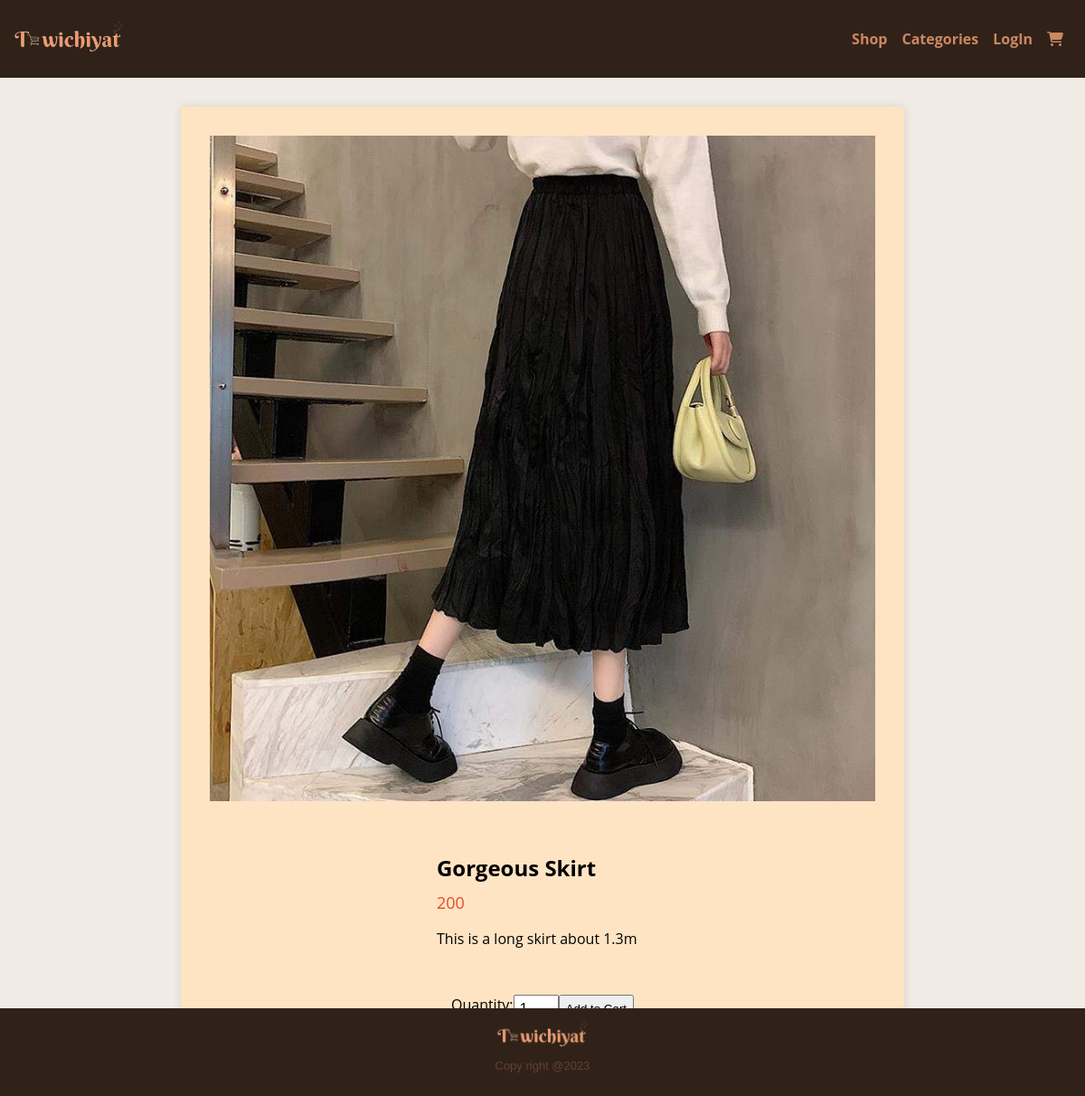
/Store/products/23/, run on the app's committed database.
### vendor_dashboard/models.py (models this page shows, shortened)
class Product(models.Model):
    name = models.CharField(max_length=25,default='Anonymous Product')
    type_p = models.CharField(max_length=25)
    price = models.IntegerField()
    size = models.CharField(max_length=4)
    color = models.CharField(max_length=25)
    description = models.TextField(max_length=400)
    image = models.ImageField(default='default.png', blank=True)
    date = models.DateTimeField(default=datetime.datetime.now, editable=False)
    quantity = models.IntegerField(default=1)
    author = models.ForeignKey(User , null=True, on_delete=models.CASCADE)
    status = models.CharField(max_length=14 , default="Available")

### Store/views.py (the view)
# urls.py: path('products/<int:product_id>/',views.product_details,name='product_detail'),
def product_details(request,product_id):
    product_item = get_object_or_404(Product, id=product_id)
    return render(request,'Store/productDetail.html',{'product':product_item})

### Store/context_processors.py (called while the page is built)
def collectionslist(request):
    return {'collectionslist':Collection.objects.filter()}

### Store/models.py (called while the page is built)
    def __str__(self):
        return self.name

### userP/context_processors.py (called while the page is built)
def profiles(request):
    return {'profiles':Profile.objects.all()}

### Store/templates/Store/productDetail.html (shortened to what this page needs)
{% extends 'base_layout.html' %}
{%load static %}
{% block content %}
<div class="container-details-product">
    <div class="product-image">
        <img src="{{ product.image.url }}"alt="Clothing Product">
    </div>
    <div class="product-details">
        <div class="product-title">{{ product.name}}</div>
        <div class="product-price">{{ product.price }}</div>
        <div class="product-description">
            <p>{{ product.description }}</p>
        </div>
        <form class="quantity-section">
            <label for="quantity" class="quantity-label">Quantity:</label>
        </form>
    </div>
</div>
{% endblock  %}

### assets/styles.css (style rules this page uses)
html,body { margin: 0; padding: 0; width: 100%; height: 100%; background-color: #f0ebe4; font-family: 'Open Sans', sans-serif; }
*,*::after,*::before { box-sizing: border-box; user-select: none; }
body { position: relative; overflow: auto; display: flex; flex-direction: column; -ms-overflow-style: none; scrollbar-width: none; }
.container-details-product { display: flex; max-width: 800px; margin: 2em auto; background-color:#FFE4C4; padding: 2em; box-shadow: 0 0 10px rgba(0, 0, 0, 0.1); flex-direction: column; align-items: center; justify-content: center; }
.product-image { text-align: center; }
.product-image img { max-width: 100%; height: auto; }
.product-details { margin-top: 20px; padding: 2em; }
.product-title { font-size: 24px; font-weight: bold; margin-bottom: 10px; }
.product-price { font-size: 18px; color: #e44d26; margin-bottom: 10px; }
.product-description { line-height: 1.6; margin-bottom: 20px; }
.quantity-section { margin-top: 2em; display: flex; flex-direction: row; padding: 1em; }
.quantity-label { display: block; margin-bottom: 5px; }

### data on the page
Product: image (picture), name "Gorgeous Skirt", price "200", description "This is a long skirt about 1.3m"
